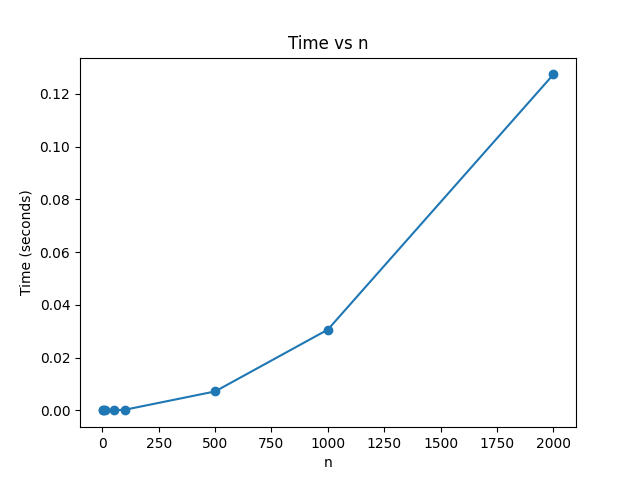

Generate this figure with Python:
#hands on 3 

#function x = f(n)
#   x = 1;
#   for i = 1:n
#       for j = 1:n
#           x = x + 1;

import time
import matplotlib.pyplot as plt

def f(n): #given function f 
    x = 1
    for i in range(n):  
        for j in range(n):
            x += 1

#time vs n count and plot 
def time_vs_n():
    n_vals = [1, 5, 10, 50, 100, 500, 1000, 2000]  # n values
    times = []  

    for n in n_vals:
        start_time = time.time()
        f(n)  
        elapsed_time = time.time() - start_time
        times.append(elapsed_time) 

    plt.plot(n_vals, times, '-o')
    plt.xlabel('n')
    plt.ylabel('Time (seconds)')
    plt.title('Time vs n')
    plt.savefig('timeplot.png') 
    plt.show()

time_vs_n()
